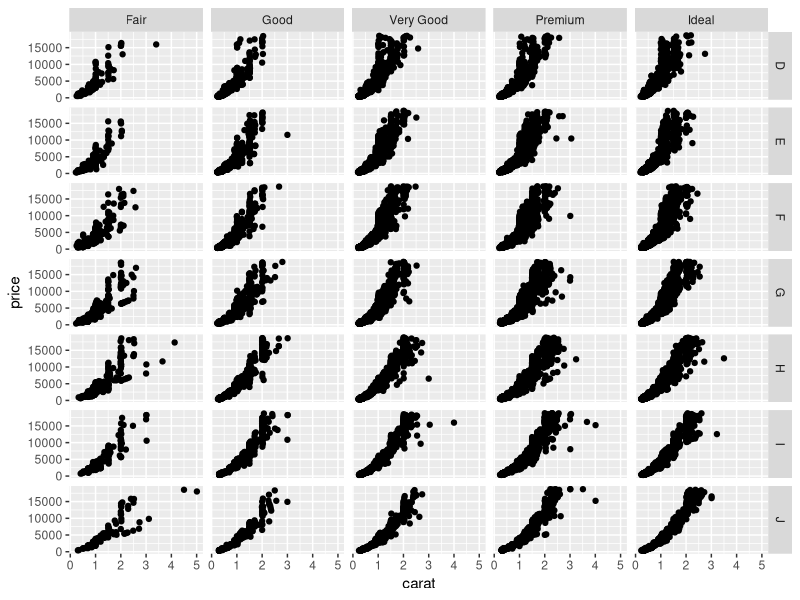
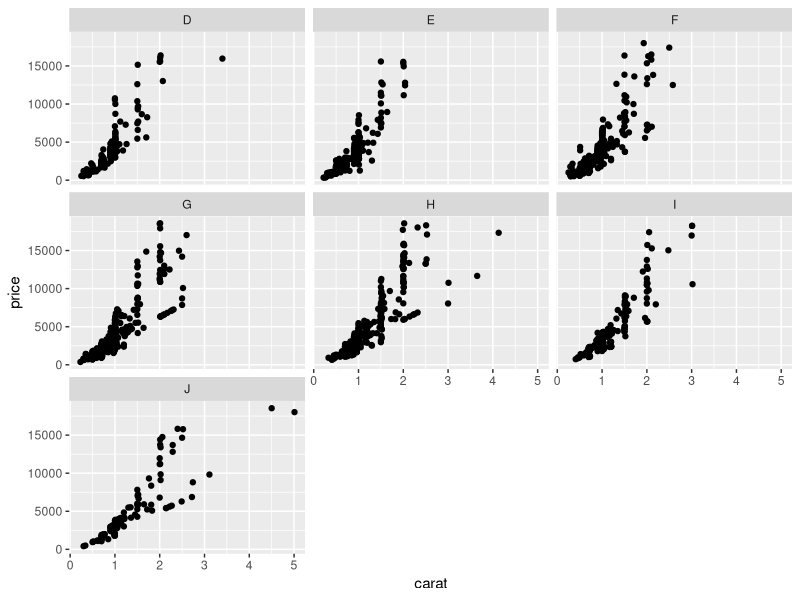
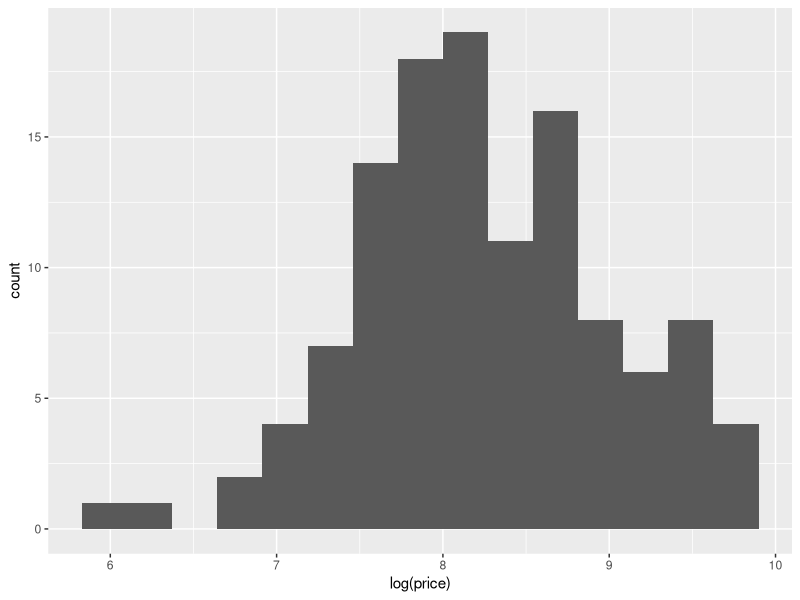
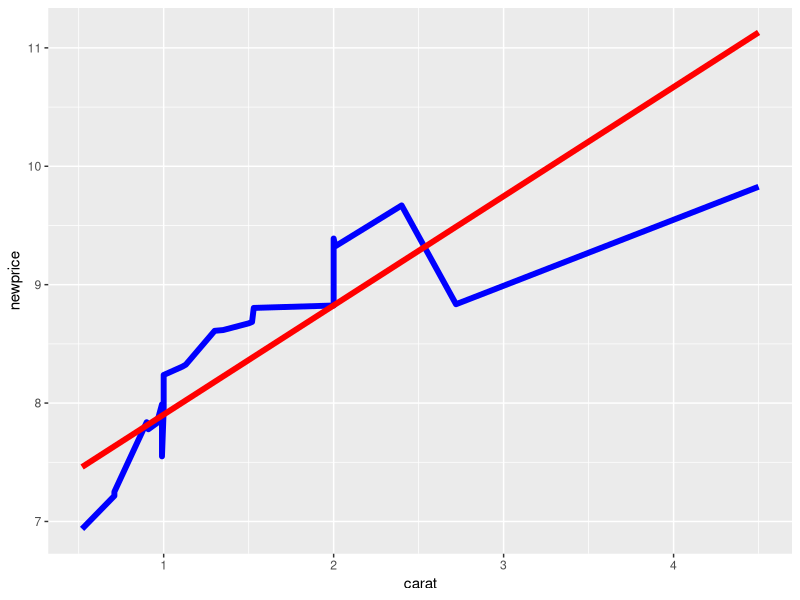
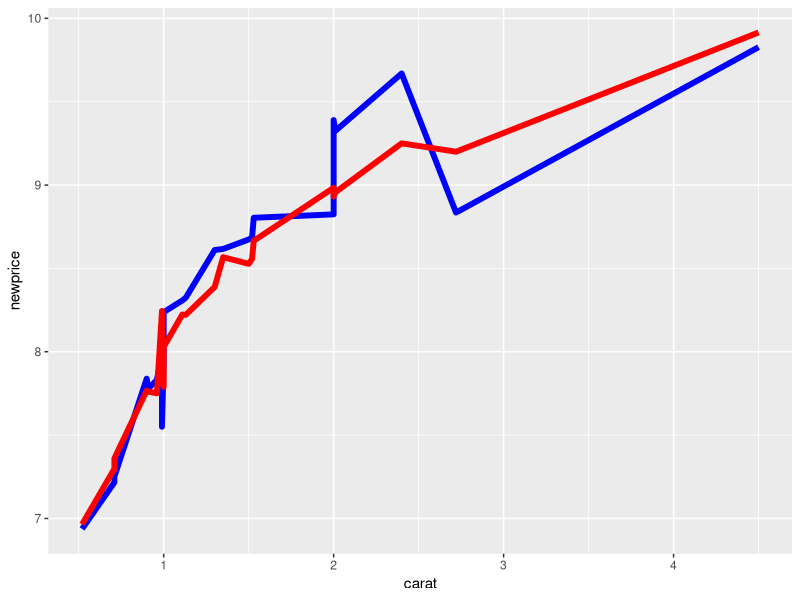

These charts were generated, in order, by the following R code:
## ---- chunk 1
knitr::opts_chunk$set(echo = TRUE)
library(tidyverse)
library(modelr)
library(ggplot2)
## ---- chunk 2
ggplot(diamonds, aes(x = carat, y = price)) + geom_point() + facet_grid(color~cut)

ggplot(filter(diamonds, cut == "Fair"), aes(x = carat, y = price)) + geom_point() + facet_wrap(~color)
#J has the most linear trend
## ---- chunk 3
da <- diamonds %>% filter(cut == "Fair", color == "J", !is.na(price), !is.na(carat))
## ---- chunk 4
ggplot(da, aes(x = log(price))) + geom_histogram(bins = 15)
## ---- chunk 5

da <- da %>% mutate(newprice = log(price))

n <- nrow(da)

index <-  sample(1:n, size = floor(n*0.8), replace = F)

#separating the observations into 80 and 20%
da_training <- da[index,]
  
da_testing <- da[-index,]

formula <- newprice ~ carat
#the outcome of the model is saved in a list
# model1 <- lm(y~x1, data = da)
model1 <- lm(newprice~carat, data = da)

#model1 is a list which contains several outcomes of the linear model
# to look at the outcome of the model we use the summary function

summary(model1)

#second with da_training, you get the same val for intercept but slightly different for slope

model1 <- lm(newprice~carat, data = da_training)
## ---- chunk 6
datesting <- da_testing %>% select(newprice, carat) %>% add_predictions(model1)

datesting

#lets visualize how well the model predicts:

ggplot(datesting, aes(x = carat)) + geom_line(aes(y = newprice), color = "blue", size = 2) + geom_line(aes(y = pred), color = "red", size = 2)
## ---- chunk 7
names(da_training)
## ---- chunk 8
#model2 <- lm(newprice ~ carat + x, da = da_training)

#model2 <- lm(newprice ~ carat + x + y, da = da_training)

model2 <- lm(newprice ~ carat + y, da = da_training)

summary(model2)
## ---- chunk 9
datesting <- da_testing %>% select(newprice, carat, y) %>% add_predictions(model2)

datesting

#lets visualize how well the model predicts:

ggplot(datesting, aes(x = carat)) + geom_line(aes(y = newprice), color = "blue", size = 2) + geom_line(aes(y = pred), color = "red", size = 2)
